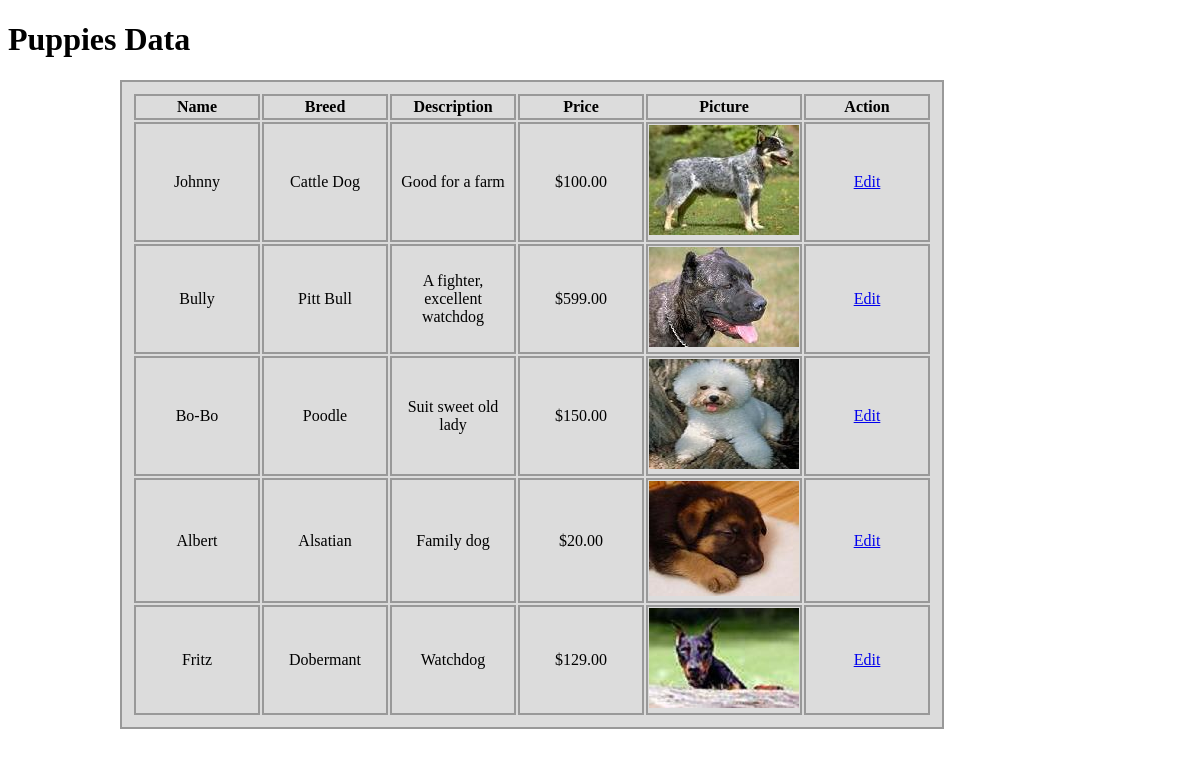
The page /TugasMingguan3/Tampilan.php on the database its author committed.
### tables this page shows
CREATE TABLE `animals` (
  `ID` int(11) NOT NULL,
  `PuppyName` varchar(256) DEFAULT NULL,
  `BreedID` int(11) DEFAULT NULL,
  `Description` varchar(256) DEFAULT NULL,
  `Price` decimal(10,2) DEFAULT NULL,
  `Picture` varchar(256) DEFAULT NULL
);

CREATE TABLE `breeds` (
  `Breed` int(11) NOT NULL,
  `BreedName` varchar(45) DEFAULT NULL,
  `Temperament` varchar(45) DEFAULT NULL
);

### TugasMingguan3/Koneksi.php (called while the page is built)
 <?php
	$dbc = new PDO ('mysql:host=localhost;dbname=puppies','root','');
	$statement = $dbc->prepare("SELECT a.ID as ID,a.PuppyName, b.BreedName, a.Description,a.Price,a.Picture
								from animals a, breeds b
								where a.BreedID = b.Breed");
	$statement->execute();
?>

### TugasMingguan3/Tampilan.php (the view, shortened to what this page needs)
<?php
	require_once("Koneksi.php");
?>
<!DOCTYPE html>
<html lang="en">
	<head>
		<link rel="stylesheet" type="text/css" href="./style.css">
	</head>
	<body>
			<h1>Puppies Data</h1>
			<form name="form" action="Form.php" method="GET">
			<table class="table2">
				<?php
					$judul = array('Name','Breed','Description','Price','Picture','Action');
					echo"<tr>";
					foreach ($judul as $v){
							echo "<th>$v</th>";
					}
					echo"</tr>";
					foreach($statement as $key){
						echo"<tr>";
						echo "<td><p>{$key[1]}<p></td>";
						echo "<td><p>{$key[2]}</p></td>";
						echo "<td><p>{$key[3]}</p></td>";
						echo "<td><p>";
						echo "$";
						echo "{$key[4]}</p></td>";
						echo "<td><img src='image/{$key[5]}' alt=\"image\"></td>";
						echo "<td><a href=\"Form.php?Edit={$key[0]}\" >Edit</a></td>";
						echo"</tr>";
					}
				?>
			</table>
			</form>
	</body>
</html>

### TugasMingguan3/style.css (style rules this page uses)
body { font-family : Verdana ; }
.table2 { border : 2px ; background-color:#DCDCDC ; padding : 10px ; border: 2px solid #999; text-align : center ; position : fixed ; left : 10% ; top : 10% ; }
td { width : 120px ; height : 20px ; border: 2px solid #999; }
th { width : 120px ; height : 20px ; border: 2px solid #999; }

### rows shown on the page
animals: PuppyName "Johnny", BreedID.BreedName "Cattle Dog", Description "Good for a farm", Price "100.00", Picture (picture)
animals: PuppyName "Bully", BreedID.BreedName "Pitt Bull", Description "A fighter, excellent watchdog", Price "599.00", Picture (picture)
animals: PuppyName "Bo-Bo", BreedID.BreedName "Poodle", Description "Suit sweet old lady", Price "150.00", Picture (picture)
animals: PuppyName "Albert", BreedID.BreedName "Alsatian", Description "Family dog", Price "20.00", Picture (picture)
animals: PuppyName "Fritz", BreedID.BreedName "Dobermant", Description "Watchdog", Price "129.00", Picture (picture)

### other values the page prints
$v "Name"
$v "Breed"
$v "Description"
$v "Price"
$v "Picture"
$v "Action"
